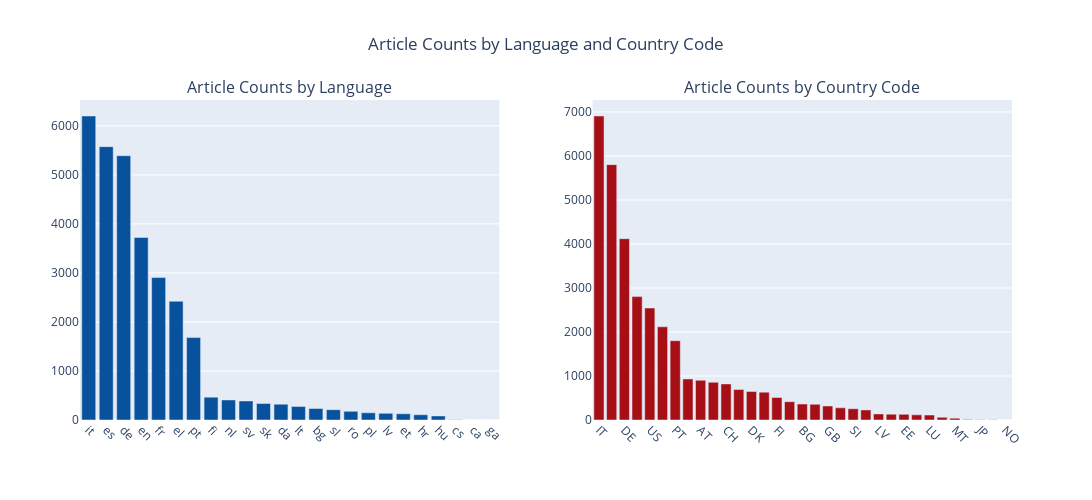

Write notebook code for a chart like this one.
### Markdown cell above
# Checking that everythins is similar afterwards

### Code cell
from plotly.subplots import make_subplots
import plotly.graph_objects as go
import plotly.express as px

# Count the occurrences for each language
language_counts = df_cleaned['Language'].value_counts().reset_index()
language_counts.columns = ['Language', 'Count']

# Count the occurrences for each country code
country_code_counts = df['Country.Code'].value_counts().reset_index()
country_code_counts.columns = ['Country Code', 'Count']

# Create a figure with one row and two columns
fig = make_subplots(rows=1, cols=2, subplot_titles=('Article Counts by Language', 'Article Counts by Country Code'))

# Plotting the 'Language' bar plot with Plotly in the first column
fig.add_trace(
    go.Bar(x=language_counts['Language'], y=language_counts['Count'], 
           marker=dict(color=px.colors.sequential.Blues[-2])),
    row=1, col=1
)

# Plotting the 'Country Code' bar plot with Plotly in the second column
fig.add_trace(
    go.Bar(x=country_code_counts['Country Code'], y=country_code_counts['Count'], 
           marker=dict(color=px.colors.sequential.Reds[-2])),
    row=1, col=2
)

# Update xaxis properties for both plots for better readability
fig.update_xaxes(tickangle=45, row=1, col=1)
fig.update_xaxes(tickangle=45, row=1, col=2)

# Update layout to adjust spacing and add some styling
fig.update_layout(
    height=500,  # Adjusted for better proportion in side-by-side layout
    width=1500,  # Adjust width to accommodate side-by-side layout
    showlegend=False,
    title_text="Article Counts by Language and Country Code",
    title_x=0.5  # Centering the title
)

fig.show()

### Figure 1 — Plotly figure (JSON) as saved in the notebook; plotly's stock layout.template omitted (floating-point values rounded to 4 significant figures)
{"data": [{"marker": {"color": "rgb(8,81,156)"}, "type": "bar", "x": ["it", "es", "de", "en", "fr", "el", "pt", "fi", "nl", "sv", "sk", "da", "lt", "bg", "sl", "ro", "pl", "lv", "et", "hr", "hu", "cs", "ca", "ga"], "xaxis": "x", "y": [6201, 5576, 5391, 3723, 2905, 2423, 1681, 466, 409, 389, 336, 323, 276, 235, 211, 177, 147, 136, 127, 108, 83, 7, 1, 1], "yaxis": "y"}, {"marker": {"color": "rgb(165,15,21)"}, "type": "bar", "x": ["IT", "ES", "DE", "FR", "US", "GR", "PT", "BE", "AT", "IE", "CH", "CY", "DK", "SE", "FI", "SK", "BG", "LT", "GB", "RO", "SI", "PL", "LV", "HR", "EE", "HU", "LU", "NL", "MT", "CZ", "JP", "RU", "NO"], "xaxis": "x2", "y": [6908, 5803, 4120, 2804, 2545, 2118, 1802, 932, 902, 857, 820, 693, 647, 633, 512, 417, 362, 356, 319, 277, 256, 229, 138, 133, 129, 117, 113, 61, 41, 14, 8, 4, 2], "yaxis": "y2"}], "layout": {"annotations": [{"font": {"size": 16}, "showarrow": false, "text": "Article Counts by Language", "x": 0.225, "xanchor": "center", "xref": "paper", "y": 1, "yanchor": "bottom", "yref": "paper"}, {"font": {"size": 16}, "showarrow": false, "text": "Article Counts by Country Code", "x": 0.775, "xanchor": "center", "xref": "paper", "y": 1, "yanchor": "bottom", "yref": "paper"}], "height": 500, "showlegend": false, "title": {"text": "Article Counts by Language and Country Code", "x": 0.5}, "width": 1500, "xaxis": {"anchor": "y", "domain": [0, 0.45], "tickangle": 45}, "xaxis2": {"anchor": "y2", "domain": [0.55, 1], "tickangle": 45}, "yaxis": {"anchor": "x", "domain": [0, 1]}, "yaxis2": {"anchor": "x2", "domain": [0, 1]}}}
